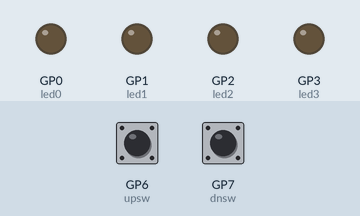
This program was run on a simulated Raspberry Pi Pico running MicroPython. Shown: output pins drawn as LEDs (lit = HIGH). Dashed ring = blinking. The test bench sets the inputs (shaded band); at power-on: GP6 (upsw) HIGH, GP7 (dnsw) HIGH.

Above: at 1.2 s.
1.3 s: GP6 (upsw) pulled LOW for 1 s
At 2.7 s:
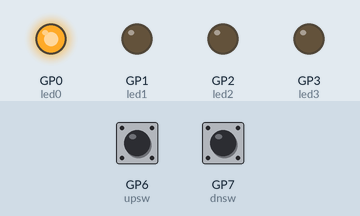
4.3 s: GP7 (dnsw) pulled LOW for 3.2 s
At 5.37 s:
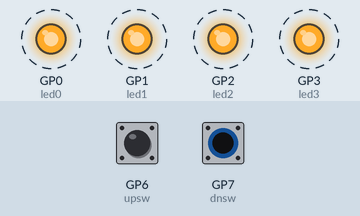
9.0 s: GP7 (dnsw) pulled LOW for 0.15 s
At 9.9 s:
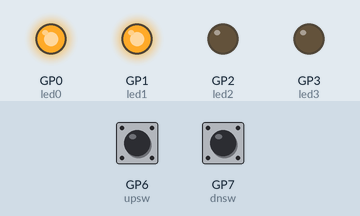
10.6 s: GP7 (dnsw) pulled LOW for 1 s
At 12.7 s:
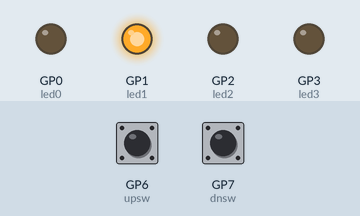
Timing chart, 0 to 14.2 s (numbered marks = the images above; inputs shaded):
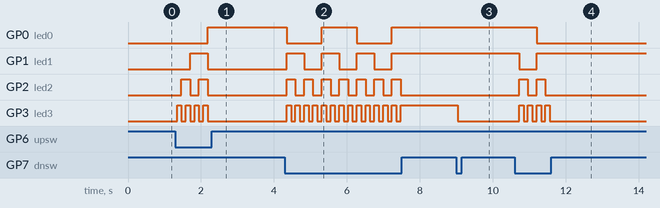

The program:

updown_cnt.py
```python
# 4-bit up and down counter by using the 2 switches and 4 LEDs
#
# @author = senu
# 20231114
# K4 switch: up
# K3 switch: down

from machine import Pin
import time

#HW cofiguration
#set the 4 LEDs
led0=Pin(0, Pin.OUT)
led1=Pin(1, Pin.OUT)
led2=Pin(2, Pin.OUT)
led3=Pin(3, Pin.OUT)
#2 switches
upsw = Pin(6, Pin.IN,Pin.PULL_UP)
dnsw = Pin(7, Pin.IN,Pin.PULL_UP)

display4bit=[led3,led2,led1,led0]

#function for 4bit display
def display(value):
    # masking 4bits
    value &= 0x0F
    for j in range(4):
        if (value>>j) % 2 == 1:
            display4bit[j].on()
        else:
            display4bit[j].off()

#infinite loop
cntval = 0
onceflag = True

while True:
    #avoid the bounding problem
    upsw_val1 = upsw.value()
    dnsw_val1 = dnsw.value()
    time.sleep_ms(20)
    upsw_val2 = upsw.value()
    dnsw_val2 = dnsw.value()

    #check if it is pushed
    if upsw_val1 == upsw_val2:
        if onceflag  and upsw_val2 == 0:
            onceflag = False
            cntval += 1
            if cntval > 15:
                cntval = 0
        elif upsw_val2 == 1:
            onceflag = True


    if dnsw_val1 == dnsw_val2:
        if onceflag and dnsw_val2 == 0:
            onceflag = False
            cntval -= 1
            if cntval < 0:
                cntval = 15
        elif dnsw_val2 == 1:
            onceflag = True

    #display the current value
    display(cntval)
    time.sleep(0.1)
```

Measured:
- after the input at 1.3 s, GP0 (led0): LOW → HIGH after 0.89 s; GP1 (led1): LOW → HIGH after 0.40 s, → LOW 0.48 s later; GP2 (led2): alternates HIGH for 0.24 s and LOW for 0.24 s, 4 changes in all, then stays LOW, starting after 0.16 s; GP3 (led3): alternates HIGH for 0.12 s and LOW for 0.12 s, 8 changes in all, then stays LOW, starting at once
- after the input at 4.3 s, GP0 (led0): alternates HIGH for 0.96 s and LOW for 0.96 s, 4 changes in all, then stays HIGH, starting after 0.05 s; GP1 (led1): alternates HIGH for 0.48 s and LOW for 0.48 s, 7 changes in all, then stays HIGH, starting after 0.05 s
- after the input at 9.0 s, GP3 (led3): HIGH → LOW at once
- after the input at 10.6 s, GP0 (led0): HIGH → LOW after 0.60 s; GP1 (led1): HIGH → LOW after 0.12 s, → HIGH 0.48 s later; GP2 (led2): alternates HIGH for 0.24 s and LOW for 0.24 s, 4 changes in all, then stays LOW, starting after 0.12 s; GP3 (led3): alternates HIGH for 0.12 s and LOW for 0.12 s, 8 changes in all, then stays LOW, starting after 0.12 s
